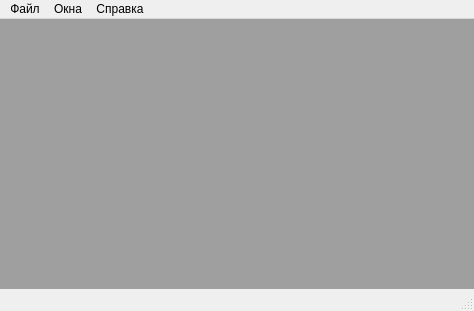
<?xml version="1.0" encoding="UTF-8"?>
<ui version="4.0">
 <class>MainWindow</class>
 <widget class="QMainWindow" name="MainWindow">
  <property name="geometry">
   <rect>
    <x>0</x>
    <y>0</y>
    <width>474</width>
    <height>311</height>
   </rect>
  </property>
  <property name="windowTitle">
   <string>MainWindow</string>
  </property>
  <widget class="QWidget" name="centralWidget">
   <layout class="QVBoxLayout" name="verticalLayout">
    <property name="leftMargin">
     <number>0</number>
    </property>
    <property name="topMargin">
     <number>0</number>
    </property>
    <property name="rightMargin">
     <number>0</number>
    </property>
    <property name="bottomMargin">
     <number>0</number>
    </property>
    <item>
     <widget class="QMdiArea" name="mdiArea"/>
    </item>
   </layout>
  </widget>
  <widget class="QMenuBar" name="menuBar">
   <property name="geometry">
    <rect>
     <x>0</x>
     <y>0</y>
     <width>474</width>
     <height>22</height>
    </rect>
   </property>
   <widget class="QMenu" name="fileMenu">
    <property name="title">
     <string>Файл</string>
    </property>
    <addaction name="openFileAction"/>
    <addaction name="separator"/>
    <addaction name="quitAction"/>
   </widget>
   <widget class="QMenu" name="windowsMenu">
    <property name="title">
     <string>Окна</string>
    </property>
    <addaction name="closeAllWindowsAction"/>
   </widget>
   <widget class="QMenu" name="helpMenu">
    <property name="title">
     <string>Справка</string>
    </property>
    <addaction name="showAboutAction"/>
   </widget>
   <addaction name="fileMenu"/>
   <addaction name="windowsMenu"/>
   <addaction name="helpMenu"/>
  </widget>
  <widget class="QStatusBar" name="statusBar"/>
  <action name="openFileAction">
   <property name="text">
    <string>Открыть</string>
   </property>
  </action>
  <action name="quitAction">
   <property name="text">
    <string>Выход</string>
   </property>
  </action>
  <action name="closeAllWindowsAction">
   <property name="text">
    <string>Закрыть все окна</string>
   </property>
   <property name="toolTip">
    <string>Закрыть все окна</string>
   </property>
  </action>
  <action name="showAboutAction">
   <property name="text">
    <string>О программе</string>
   </property>
  </action>
 </widget>
 <layoutdefault spacing="6" margin="11"/>
 <resources/>
 <connections>
  <connection>
   <sender>quitAction</sender>
   <signal>triggered()</signal>
   <receiver>MainWindow</receiver>
   <slot>close()</slot>
   <hints>
    <hint type="sourcelabel">
     <x>-1</x>
     <y>-1</y>
    </hint>
    <hint type="destinationlabel">
     <x>199</x>
     <y>149</y>
    </hint>
   </hints>
  </connection>
 </connections>
</ui>
